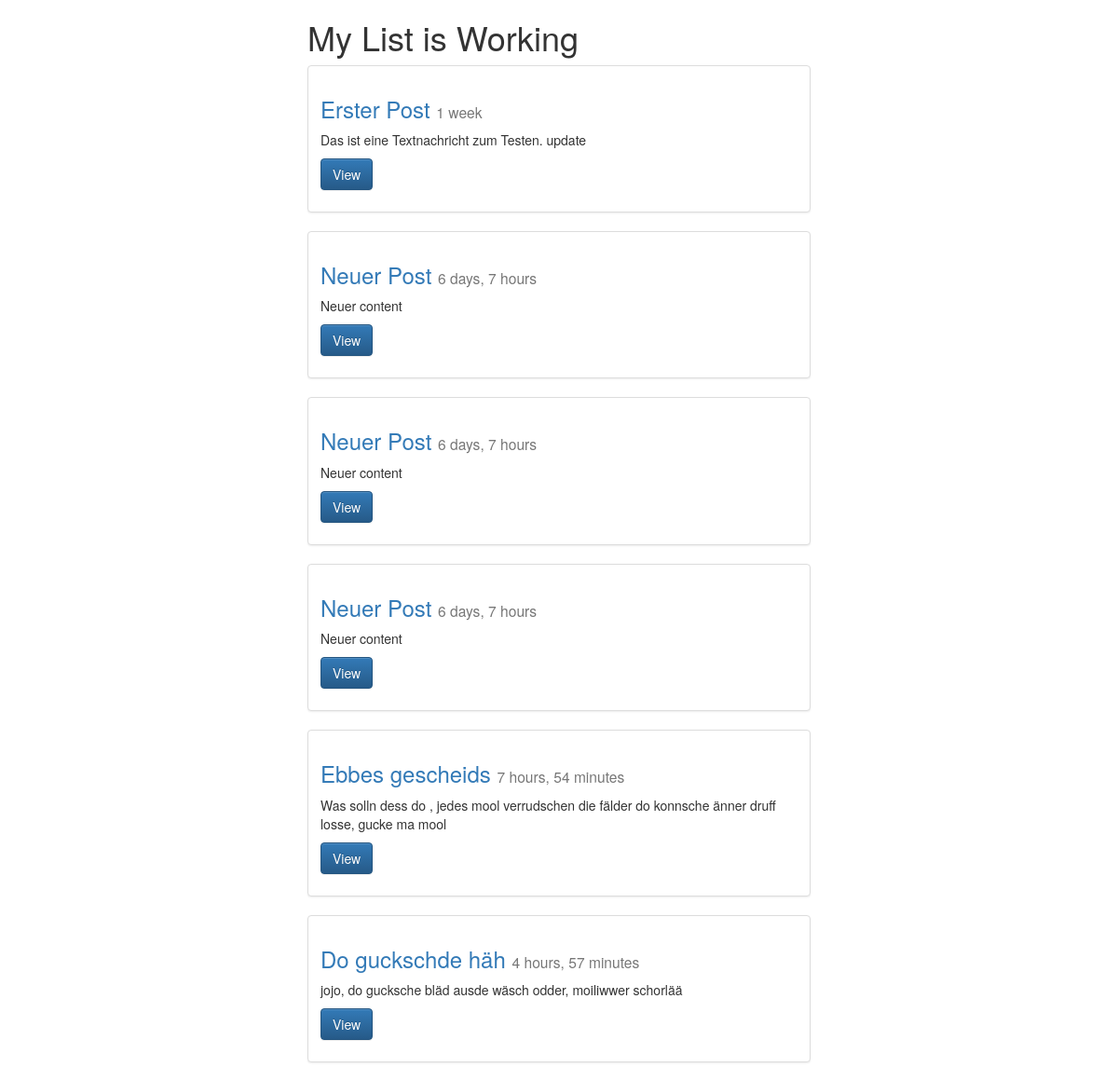
/posts/list/ (signed in), run on an earlier commit of the app's database.
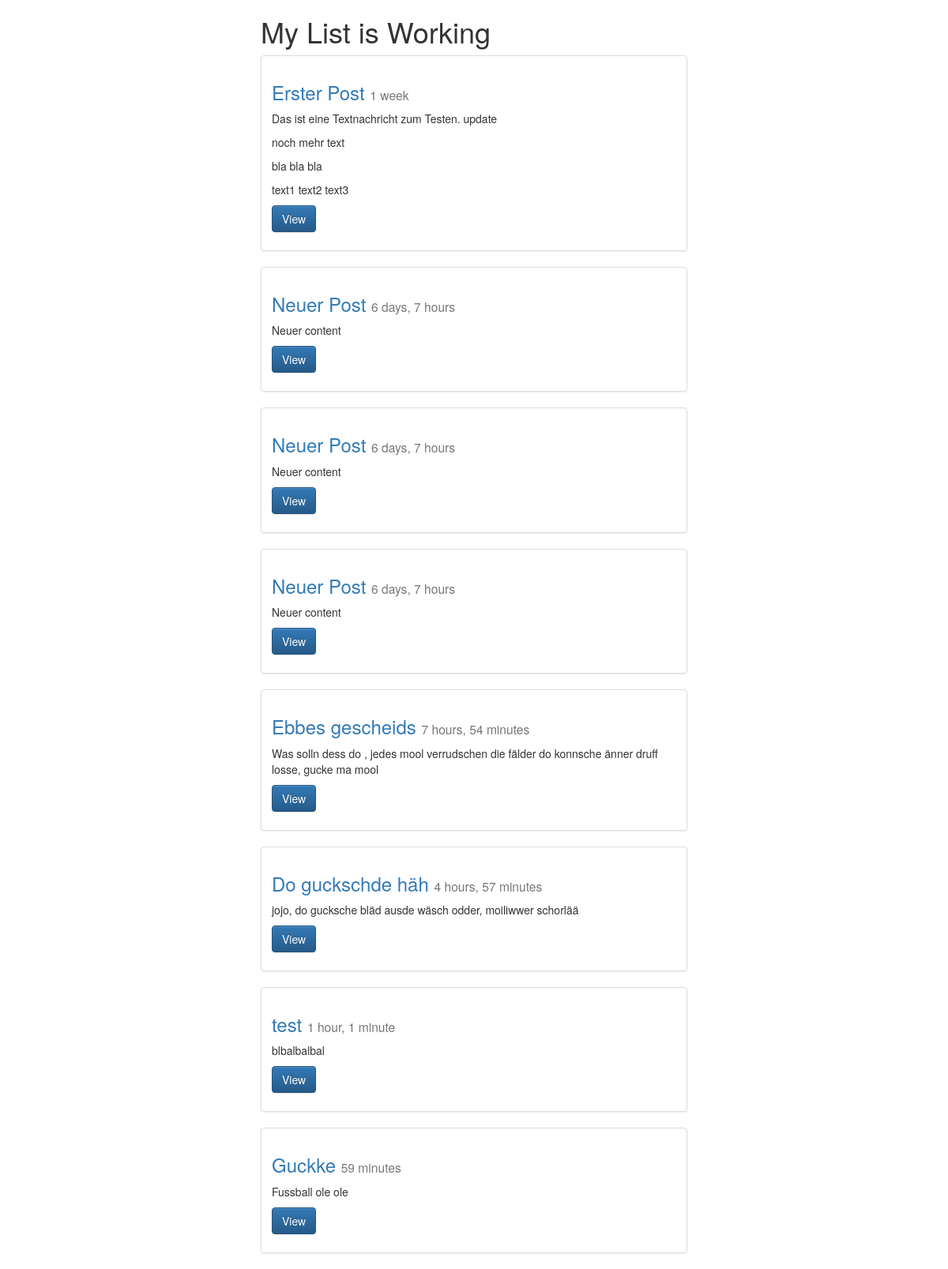
And on a later commit of the database.
### posts/models.py (models this page shows, shortened)
class Post(models.Model):
    title  = models.CharField(max_length = 120) #max length 120
    content = models.TextField()
    update = models.DateTimeField(auto_now = True ,auto_now_add =False)
    timestamp = models.DateTimeField(auto_now = False, auto_now_add =True)
    def get_absolute_url(self):
        return reverse("posts:detail", kwargs={"id": self.id})

### posts/views.py (the view)
def post_list(request):
    queryset = Post.objects.all()
    if request.user.is_authenticated():
        context = {
            "title": "My List",
            "object_list" : queryset
        }
    else:
        context = {
            "title": "List"
        }
    return render(request, "post_list.html", context)

### templates/post_list.html (shortened to what this page needs)
{%extends "base.html"%}
{% block content %}
<div class="col-sm-6 col-sm-offset-3">
<h1>{{title}} is Working</h1>
<div class="row">
{%for obj in object_list %}
  <div class="col-sm-12">
    <div class="thumbnail">
      <div class="caption">
        <h3><a href='{{ obj.get_absolute_url }}'>{{obj.title}}</a> <small>{{ obj.timestamp | timesince}}</small></h3>
        <p>{{obj.content | linebreaks | truncatechars:120}}</p>
        <p><a href="{{ obj.get_absolute_url }}" class="btn btn-primary" role="button">View</a></p>
      </div>
    </div>
  </div>
{% endfor %}
</div>
</div>
{% endblock content %}

### templates/base.html (shortened to what this page needs)
{%load static %}
<html>
<head>
<link rel="stylesheet" href="https://maxcdn.bootstrapcdn.com/bootstrap/3.3.7/css/bootstrap.min.css">
<link rel="stylesheet" href="https://maxcdn.bootstrapcdn.com/bootstrap/3.3.7/css/bootstrap-theme.min.css">
</head>
<body>
<div class="container">
{%block content%}
{%endblock content%}
</div>
</body>
</html>

What changed in the data, as far as the page shows it:
changed Post "Erster Post": content "Das ist eine Textnachricht zum Testen. update" → "Das ist eine Textnachricht zum Testen. update noch mehr text bla bla bla text1 text2 text3"
added Post: title "test", timestamp "1 hour, 1 minute", content "blbalbalbal"
added Post: title "Guckke", timestamp "59 minutes", content "Fussball ole ole"
